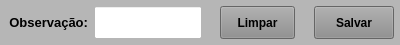
     <widget class="QWidget" name="widget_12" native="true">
      <property name="minimumSize">
       <size>
        <width>0</width>
        <height>45</height>
       </size>
      </property>
      <property name="maximumSize">
       <size>
        <width>16777215</width>
        <height>45</height>
       </size>
      </property>
      <property name="styleSheet">
       <string notr="true">background-color: rgb(182, 182, 182);</string>
      </property>
      <layout class="QHBoxLayout" name="horizontalLayout_11">
       <property name="leftMargin">
        <number>0</number>
       </property>
       <property name="topMargin">
        <number>0</number>
       </property>
       <property name="rightMargin">
        <number>0</number>
       </property>
       <property name="bottomMargin">
        <number>0</number>
       </property>
       <item>
        <widget class="QWidget" name="widget_Cor6" native="true">
         <property name="maximumSize">
          <size>
           <width>16777215</width>
           <height>16777215</height>
          </size>
         </property>
         <property name="styleSheet">
          <string notr="true"/>
         </property>
         <layout class="QHBoxLayout" name="horizontalLayout_25">
          <property name="spacing">
           <number>6</number>
          </property>
          <property name="leftMargin">
           <number>6</number>
          </property>
          <property name="topMargin">
           <number>6</number>
          </property>
          <property name="rightMargin">
           <number>6</number>
          </property>
          <property name="bottomMargin">
           <number>6</number>
          </property>
          <item>
           <widget class="QLabel" name="label_31">
            <property name="sizePolicy">
             <sizepolicy hsizetype="Fixed" vsizetype="Preferred">
              <horstretch>0</horstretch>
              <verstretch>0</verstretch>
             </sizepolicy>
            </property>
            <property name="minimumSize">
             <size>
              <width>82</width>
              <height>0</height>
             </size>
            </property>
            <property name="maximumSize">
             <size>
              <width>82</width>
              <height>16777215</height>
             </size>
            </property>
            <property name="font">
             <font>
              <pointsize>10</pointsize>
              <weight>75</weight>
              <bold>true</bold>
             </font>
            </property>
            <property name="text">
             <string>Observação:</string>
            </property>
            <property name="alignment">
             <set>Qt::AlignRight|Qt::AlignTrailing|Qt::AlignVCenter</set>
            </property>
           </widget>
          </item>
          <item>
           <widget class="QLineEdit" name="line_Obs">
            <property name="sizePolicy">
             <sizepolicy hsizetype="Preferred" vsizetype="Preferred">
              <horstretch>0</horstretch>
              <verstretch>0</verstretch>
             </sizepolicy>
            </property>
            <property name="minimumSize">
             <size>
              <width>0</width>
              <height>0</height>
             </size>
            </property>
            <property name="maximumSize">
             <size>
              <width>16777215</width>
              <height>16777215</height>
             </size>
            </property>
            <property name="font">
             <font>
              <pointsize>9</pointsize>
             </font>
            </property>
            <property name="cursor">
             <cursorShape>IBeamCursor</cursorShape>
            </property>
            <property name="styleSheet">
             <string notr="true">background-color: rgb(255, 255, 255);</string>
            </property>
            <property name="inputMask">
             <string/>
            </property>
            <property name="text">
             <string/>
            </property>
            <property name="maxLength">
             <number>110</number>
            </property>
            <property name="frame">
             <bool>true</bool>
            </property>
            <property name="echoMode">
             <enum>QLineEdit::Normal</enum>
            </property>
            <property name="alignment">
             <set>Qt::AlignLeading|Qt::AlignLeft|Qt::AlignVCenter</set>
            </property>
           </widget>
          </item>
         </layout>
        </widget>
       </item>
       <item>
        <widget class="QWidget" name="widget_Cor7" native="true">
         <property name="minimumSize">
          <size>
           <width>0</width>
           <height>0</height>
          </size>
         </property>
         <property name="maximumSize">
          <size>
           <width>16777215</width>
           <height>16777215</height>
          </size>
         </property>
         <property name="styleSheet">
          <string notr="true"/>
         </property>
         <layout class="QHBoxLayout" name="horizontalLayout_13">
          <property name="leftMargin">
           <number>6</number>
          </property>
          <property name="topMargin">
           <number>6</number>
          </property>
          <property name="rightMargin">
           <number>6</number>
          </property>
          <property name="bottomMargin">
           <number>6</number>
          </property>
          <item>
           <widget class="QPushButton" name="btn_Limpar">
            <property name="sizePolicy">
             <sizepolicy hsizetype="Fixed" vsizetype="Preferred">
              <horstretch>0</horstretch>
              <verstretch>0</verstretch>
             </sizepolicy>
            </property>
            <property name="maximumSize">
             <size>
              <width>75</width>
              <height>16777215</height>
             </size>
            </property>
            <property name="font">
             <font>
              <pointsize>9</pointsize>
              <weight>75</weight>
              <bold>true</bold>
             </font>
            </property>
            <property name="cursor">
             <cursorShape>PointingHandCursor</cursorShape>
            </property>
            <property name="layoutDirection">
             <enum>Qt::LeftToRight</enum>
            </property>
            <property name="autoFillBackground">
             <bool>false</bool>
            </property>
            <property name="styleSheet">
             <string notr="true">background-color: rgb(141, 141, 141);</string>
            </property>
            <property name="text">
             <string>Limpar</string>
            </property>
            <property name="checkable">
             <bool>false</bool>
            </property>
            <property name="autoDefault">
             <bool>false</bool>
            </property>
            <property name="default">
             <bool>false</bool>
            </property>
            <property name="flat">
             <bool>false</bool>
            </property>
           </widget>
          </item>
          <item>
           <widget class="QLabel" name="label_20">
            <property name="text">
             <string/>
            </property>
           </widget>
          </item>
          <item>
           <widget class="QPushButton" name="btn_Salvar">
            <property name="sizePolicy">
             <sizepolicy hsizetype="Fixed" vsizetype="Preferred">
              <horstretch>0</horstretch>
              <verstretch>0</verstretch>
             </sizepolicy>
            </property>
            <property name="maximumSize">
             <size>
              <width>80</width>
              <height>16777215</height>
             </size>
            </property>
            <property name="font">
             <font>
              <pointsize>9</pointsize>
              <weight>75</weight>
              <bold>true</bold>
             </font>
            </property>
            <property name="cursor">
             <cursorShape>PointingHandCursor</cursorShape>
            </property>
            <property name="styleSheet">
             <string notr="true">background-color: rgb(141, 141, 141);</string>
            </property>
            <property name="text">
             <string>Salvar</string>
            </property>
           </widget>
          </item>
         </layout>
        </widget>
       </item>
      </layout>
     </widget>
